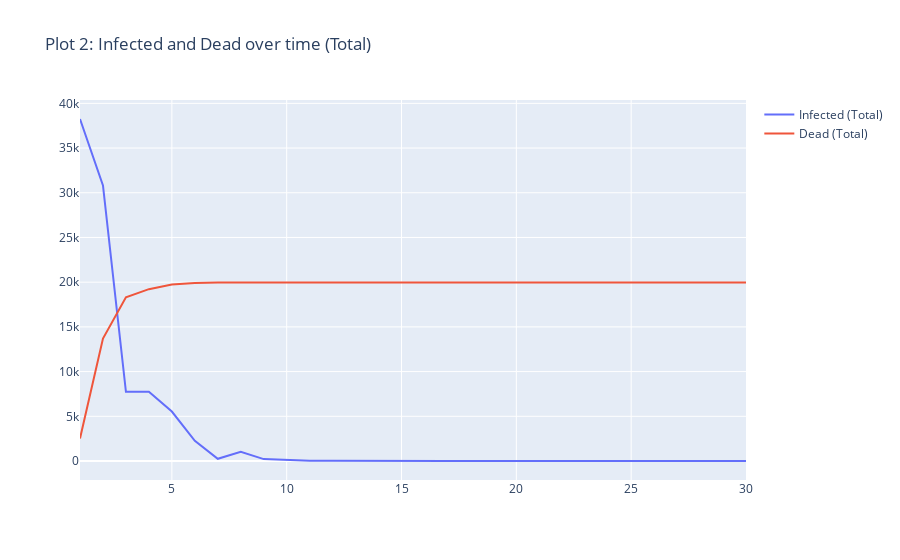

The cell this chart's notebook holds for it:
### Code cell
fig2 = go.Figure()
fig2.add_trace(go.Scatter(x=weeks, y=infected_total, mode='lines', name='Infected (Total)'))
fig2.add_trace(go.Scatter(x=weeks, y=dead_total, mode='lines', name='Dead (Total)'))
fig2.update_layout(title='Plot 2: Infected and Dead over time (Total)')
fig2.show()

### Figure 1 — Plotly figure (JSON) as saved in the notebook; plotly's stock layout.template omitted (floating-point values rounded to 4 significant figures)
{"data": [{"mode": "lines", "name": "Infected (Total)", "type": "scatter", "x": [1, 2, 3, 4, 5, 6, 7, 8, 9, 10, 11, 12, 13, 14, 15, 16, 17, 18, 19, 20, 21, 22, 23, 24, 25, 26, 27, 28, 29, 30], "y": [38251, 30818, 7736, 7751, 5535, 2257, 248, 1026, 213, 109, 23, 32, 12, 4, 1, 1, 0, 0, 0, 0, 0, 0, 0, 0, 0, 0, 0, 0, 0, 0]}, {"mode": "lines", "name": "Dead (Total)", "type": "scatter", "x": [1, 2, 3, 4, 5, 6, 7, 8, 9, 10, 11, 12, 13, 14, 15, 16, 17, 18, 19, 20, 21, 22, 23, 24, 25, 26, 27, 28, 29, 30], "y": [2523, 13690, 18309, 19219, 19728, 19918, 19953, 19959, 19961, 19961, 19961, 19961, 19961, 19961, 19961, 19961, 19961, 19961, 19961, 19961, 19961, 19961, 19961, 19961, 19961, 19961, 19961, 19961, 19961, 19961]}], "layout": {"title": {"text": "Plot 2: Infected and Dead over time (Total)"}}}
